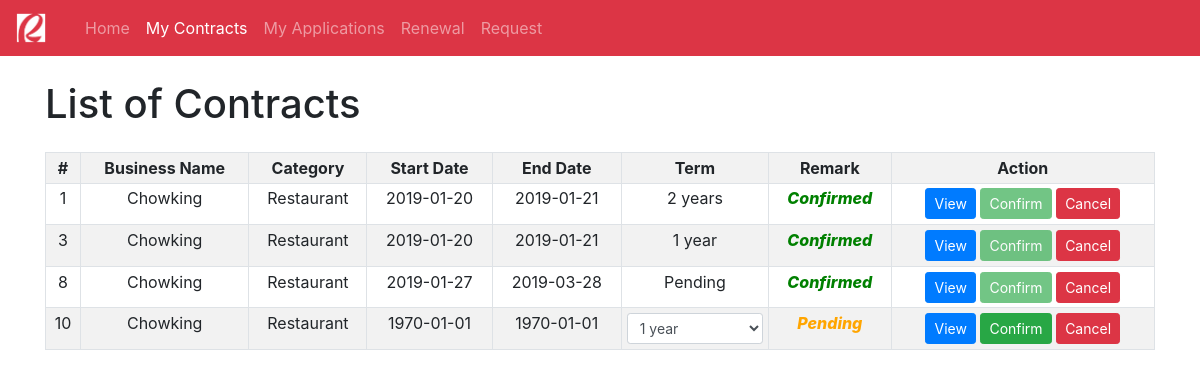
The page /client-contracts.php?client_id=1 on the database as committed earlier.
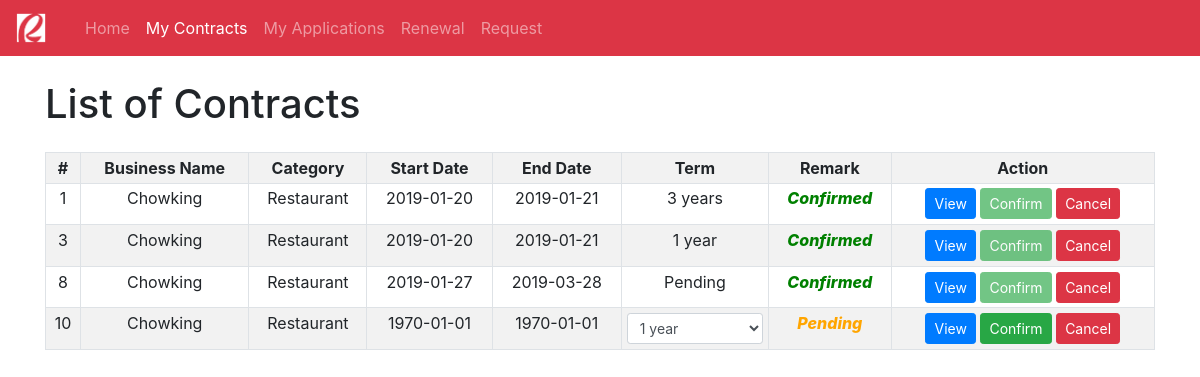
The same page on the database as committed later.
### tables this page shows
CREATE TABLE `contract` (
  `contract_id` int(11) NOT NULL,
  `app_id` int(11) NOT NULL,
  `client_id` int(11) NOT NULL,
  `category_id` int(11) NOT NULL,
  `business_name` varchar(128) DEFAULT NULL,
  `start_date` datetime DEFAULT NULL,
  `end_date` datetime DEFAULT NULL,
  `date_approved` datetime DEFAULT CURRENT_TIMESTAMP,
  `remark` varchar(32) DEFAULT 'Pending',
  `contract_term` varchar(32) NOT NULL DEFAULT 'Pending',
  `renewal_status` varchar(32) NOT NULL DEFAULT 'Pending'
);

CREATE TABLE `business_classification` (
  `category_id` int(11) NOT NULL,
  `category_name` varchar(64) NOT NULL
);

### client-contracts.php (the view, shortened to what the changed rows need)
<html>
<head>
    <link rel="stylesheet" href="bootstrap-4.2.1-dist/css/bootstrap.min.css">
</head>
<body>
    <div class="container">
        <div>
            <br /><h1 class="float-left">List of Contracts</h1><br/>
        </div>
        <br /><br />
        <table class="table table-bordered table-striped table-sm">
            <?php
                require_once "api/config.php";
                $client_id = $_GET['client_id'];
                $sql_contract = "SELECT c.contract_id AS 'contract_id', c.app_id AS 'app_id',
                c.client_id AS 'client_id', c.category_id AS 'category_id', c.business_name AS 'business_name',
                c.start_date AS 'start_date', c.end_date AS 'end_date', c.date_approved AS 'date_approved',
                c.remark AS 'remark', bc.category_name AS 'category_name', c.contract_term AS 'contract_term'
                FROM contract c
                INNER JOIN business_classification bc ON c.category_id = bc.category_id
                WHERE client_id = $client_id";
                $result_contract = mysqli_query($link,$sql_contract);
                if (mysqli_num_rows($result_contract) > 0) {
                    while($row_contract = mysqli_fetch_assoc($result_contract)) {
                        echo "<tr align='center'>";
                            $contract_id = $row_contract['contract_id'];
                        echo "<form action='api/client-confirm-contract.php?contract_id=$contract_id' method='POST'>";
                            $contract_term = $row_contract['contract_term'];
                            echo "<td>" . $contract_id . "</td>";
                            echo "<td>" . $row_contract['business_name'] . "</td>";
                            echo "<td>" . $row_contract['category_name'] . "</td>";
                            $old_start_date = strtotime($row_contract['start_date']);
                            $new_start_date = date('Y-m-d', $old_start_date);
                            echo "<td>" . $new_start_date . "</td>";
                            $old_end_date = strtotime($row_contract['end_date']);
                            $new_end_date = date('Y-m-d', $old_end_date);
                            echo "<td>" . $new_end_date . "</td>";
                            if($row_contract['remark'] == 'Pending'){
                                echo "<td>";
                                    echo "<select type='text' name='contract_term' class='form-control form-control-sm' required>";
                                        echo "<optgroup label='Terms'>";
                                            echo "<option>1 year</option>";
                                            echo "<option>2 years</option>";
                                            echo "<option>3 years</option>";
                                            echo "<option>4 years</option>";
                                        echo "</optgroup>";
                                    echo "</select>";
                                echo "</td>";
                            }elseif($row_contract['remark'] == 'Cancelled'){
                                echo "<td>";
                                    echo "<input type='text' name='contract_term' value='$contract_term' class='form-control form-control-sm' disabled>";
                                echo "</td>";
                            }else{
                                echo "<td>" . $row_contract['contract_term'] . "</td>";
                            }
                            if($row_contract['remark'] == 'Confirmed'){
                                echo "<td style='color: green; font-weight: 800; font-style: italic;'>" . $row_contract['remark'] . "</td>";
                            }elseif($row_contract['remark'] == 'Pending'){
                                echo "<td style='color: orange; font-weight: 800; font-style: italic;'>" . $row_contract['remark'] . "</td>";
                            }elseif($row_contract['remark'] == 'Cancelled'){
                                echo "<td style='color: red; font-weight: 800; font-style: italic;'>" . $row_contract['remark'] . "</td>";
                            }elseif($row_contract['remark'] == 'Lapsed'){
                                echo "<td style='color: red; font-weight: 800; font-style: italic;'>" . $row_contract['remark'] . "</td>";
                            }
                            if($row_contract['remark'] == 'Pending'){
                                echo "<td>
                                    <a href='client-view-stalls.php?contract_id=$contract_id' class='btn btn-sm btn-primary'>View</a>
                                    <input type='submit' value='Confirm' class='btn btn-sm btn-success'>
                                    <a href='api/client-cancel-contract.php?contract_id=$contract_id' class='btn btn-sm btn-danger'>Cancel</a>
                                </td>";
                            }else{
                                echo "<td>
                                    <a href='client-view-stalls.php?contract_id=$contract_id' class='btn btn-sm btn-primary'>View</a>
                                    <input type='submit' value='Confirm' class='btn btn-sm btn-success' disabled>
                                    <a href='api/client-cancel-contract.php?contract_id=$contract_id' class='btn btn-sm btn-danger'>Cancel</a>
                                </td>";
                            }
                        echo "</tr>";
                    }
                }
            ?>
        </table>
    </div>
</body>
</html>

Rows that differ between the two databases and show on the page:
changed contract id 1: contract_term "2 years" → "3 years"
